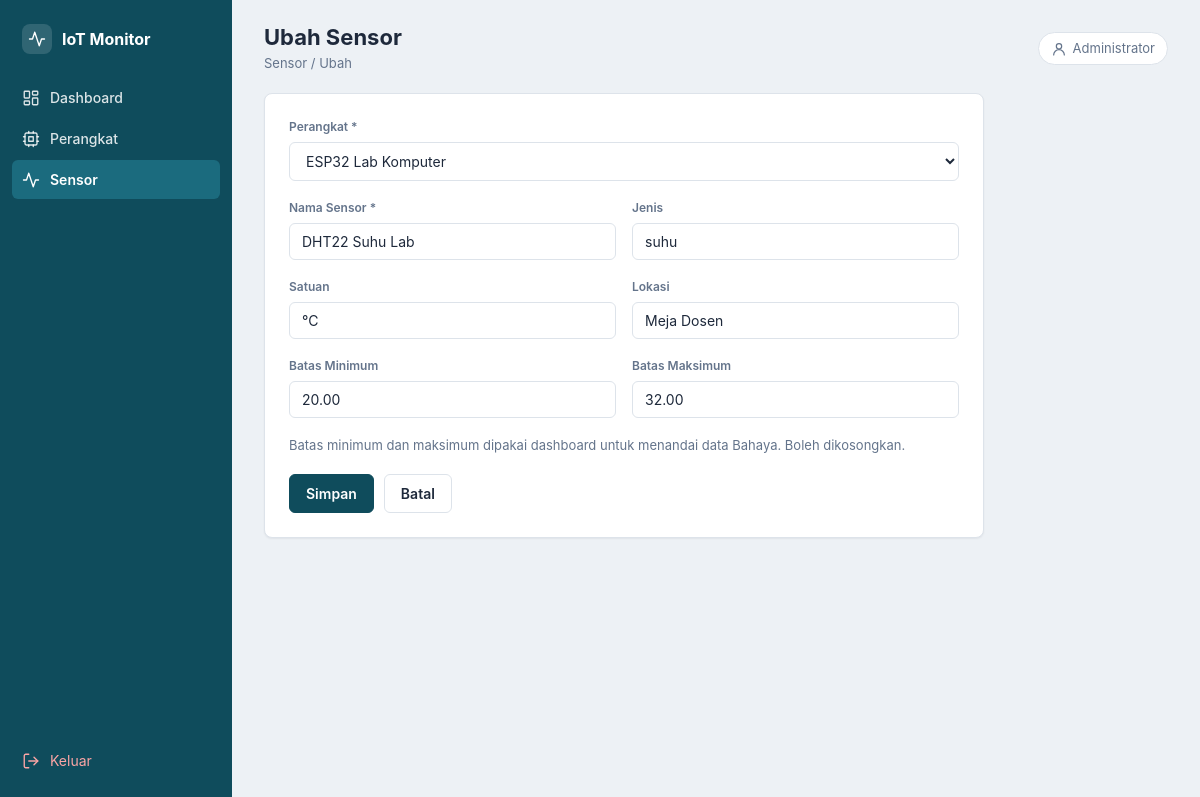
The page /sensor/ubah.php?id=3 (signed in) on the database its author committed.
### tables this page shows
CREATE TABLE `sensor` (
  `id` int(11) NOT NULL,
  `id_perangkat` int(11) NOT NULL,
  `nama_sensor` varchar(100) NOT NULL,
  `jenis` varchar(50) DEFAULT NULL,
  `satuan` varchar(20) DEFAULT NULL,
  `lokasi` varchar(100) DEFAULT NULL,
  `batas_min` decimal(10,2) DEFAULT NULL,
  `batas_max` decimal(10,2) DEFAULT NULL,
  `created_at` datetime DEFAULT current_timestamp()
);

CREATE TABLE `perangkat` (
  `id` int(11) NOT NULL,
  `nama_perangkat` varchar(100) NOT NULL,
  `lokasi` varchar(100) DEFAULT NULL,
  `deskripsi` text DEFAULT NULL,
  `api_key` varchar(64) NOT NULL,
  `status` enum('aktif','nonaktif') NOT NULL DEFAULT 'aktif',
  `terakhir_aktif` datetime DEFAULT NULL,
  `created_at` datetime DEFAULT current_timestamp()
);

### sensor/ubah.php (called while the page is built, shortened)
<?php
require __DIR__ . '/../config/database.php';
require __DIR__ . '/../includes/functions.php';
$id = (int)($_GET['id'] ?? 0);
try {
    $perangkat = daftar_perangkat($pdo);
    $stmt = $pdo->prepare("SELECT * FROM sensor WHERE id = :id");
    $stmt->execute([':id' => $id]);
    $row = $stmt->fetch();
} catch (PDOException $e) {
    error_log('Ubah sensor: ' . $e->getMessage());
    $perangkat = []; $row = false;
}
$v = [
    'id_perangkat' => (string)$row['id_perangkat'],
    'nama_sensor'  => $row['nama_sensor'],
    'jenis'        => (string)$row['jenis'],
    'satuan'       => (string)$row['satuan'],
    'lokasi'       => (string)$row['lokasi'],
    'batas_min'    => $row['batas_min'] === null ? '' : (string)$row['batas_min'],
    'batas_max'    => $row['batas_max'] === null ? '' : (string)$row['batas_max'],
];
require __DIR__ . '/../includes/header.php';
require __DIR__ . '/_form.php';
require __DIR__ . '/../includes/footer.php';

### includes/functions.php (called while the page is built, shortened)
<?php
function e($s): string {
    return htmlspecialchars((string)$s, ENT_QUOTES, 'UTF-8');
}
function daftar_perangkat(PDO $pdo): array {
    return $pdo->query("SELECT id, nama_perangkat FROM perangkat ORDER BY nama_perangkat")->fetchAll();
}

### sensor/_form.php (the view, shortened to what this page needs)
<form method="post" class="card form-card">
    <div class="form-grid">
        <div class="field full">
            <label>Perangkat *</label>
            <select name="id_perangkat" required>
                <?php foreach ($perangkat as $p): ?>
                    <option value="<?= (int)$p['id'] ?>" <?= (int)$v['id_perangkat'] === (int)$p['id'] ? 'selected' : '' ?>><?= e($p['nama_perangkat']) ?></option>
                <?php endforeach; ?>
            </select>
        </div>
        <div class="field">
            <label>Nama Sensor *</label>
            <input type="text" name="nama_sensor" maxlength="100" value="<?= e($v['nama_sensor']) ?>" required>
        </div>
        <div class="field">
            <label>Jenis</label>
            <input type="text" name="jenis" maxlength="50" list="daftar-jenis" value="<?= e($v['jenis']) ?>">
        </div>
        <div class="field">
            <label>Satuan</label>
            <input type="text" name="satuan" maxlength="20" list="daftar-satuan" value="<?= e($v['satuan']) ?>">
        </div>
        <div class="field">
            <label>Lokasi</label>
            <input type="text" name="lokasi" maxlength="100" value="<?= e($v['lokasi']) ?>">
        </div>
        <div class="field">
            <label>Batas Minimum</label>
            <input type="text" name="batas_min" inputmode="decimal" value="<?= e($v['batas_min']) ?>" placeholder="contoh: 18.00">
        </div>
        <div class="field">
            <label>Batas Maksimum</label>
            <input type="text" name="batas_max" inputmode="decimal" value="<?= e($v['batas_max']) ?>" placeholder="contoh: 30.00">
        </div>
    </div>
    <p class="hint">Batas minimum dan maksimum dipakai dashboard untuk menandai data Bahaya. Boleh dikosongkan.</p>
    <div class="actions">
        <button class="btn" type="submit">Simpan</button>
        <a class="btn btn-outline" href="index.php">Batal</a>
    </div>
</form>

### assets/css/style.css (style rules this page uses)
:root { --teal: #0F4C5C; --teal-d: #0B3A47; --teal-l: #1B6B7E; --bg: #EDF1F5; --card: #fff; --text: #1E293B; --muted: #64748B; --border: #DDE3EA; --hover: #F1F5F9; --ok: #15803D; --ok-bg: #DCFCE7; --bad: #B91C1C; --bad-bg: #FEE2E2; --radius: 8px; --shadow: 0 1px 2px rgba(15, 23, 42, .06); }
* { box-sizing: border-box; }
body { margin: 0; font-family: Inter, "Segoe UI", Arial, sans-serif; font-size: 14px; line-height: 1.5; background: var(--bg); color: var(--text); -webkit-font-smoothing: antialiased; }
a { color: var(--teal); }
button, input, select, textarea { font-family: inherit; color: var(--text); }
::placeholder { color: #94A3B8; opacity: 1; }
.app { display: flex; min-height: 100vh; }
.card { background: var(--card); border: 1px solid var(--border); border-radius: var(--radius); box-shadow: var(--shadow); }
.btn { display: inline-flex; align-items: center; justify-content: center; padding: 9px 16px; border: 1px solid var(--teal); border-radius: 6px; background: var(--teal); color: #fff; font-size: 14px; font-weight: 600; line-height: 1.4; text-decoration: none; cursor: pointer; transition: background .15s, border-color .15s; }
.btn-outline { background: #fff; color: var(--text); border-color: var(--border); }
.form-card { max-width: 720px; padding: 24px; }
.form-grid { display: grid; grid-template-columns: 1fr 1fr; gap: 0 16px; }
.field { margin-bottom: 18px; }
.field.full { grid-column: 1 / -1; }
.field label { display: block; margin-bottom: 6px; color: var(--muted); font-size: 12px; font-weight: 600; }
.field input, .field textarea, .field select { width: 100%; padding: 9px 12px; border: 1px solid var(--border); border-radius: 6px; background: #fff; font-size: 14px; }
.hint { margin: 0 0 18px; color: var(--muted); font-size: 13px; }
.actions { display: flex; gap: 10px; margin-top: 8px; }

### rows shown on the page
sensor: id_perangkat "ESP32 Lab Komputer", nama_sensor "DHT22 Suhu Lab", jenis "suhu", satuan "°C", lokasi "Meja Dosen", batas_min "20.00", batas_max "32.00"

### other values the page prints
$label "Dashboard"
$label "Perangkat"
$label "Sensor"
$judul "Ubah Sensor"
$subjudul "Sensor / Ubah"
$nama "Administrator"
